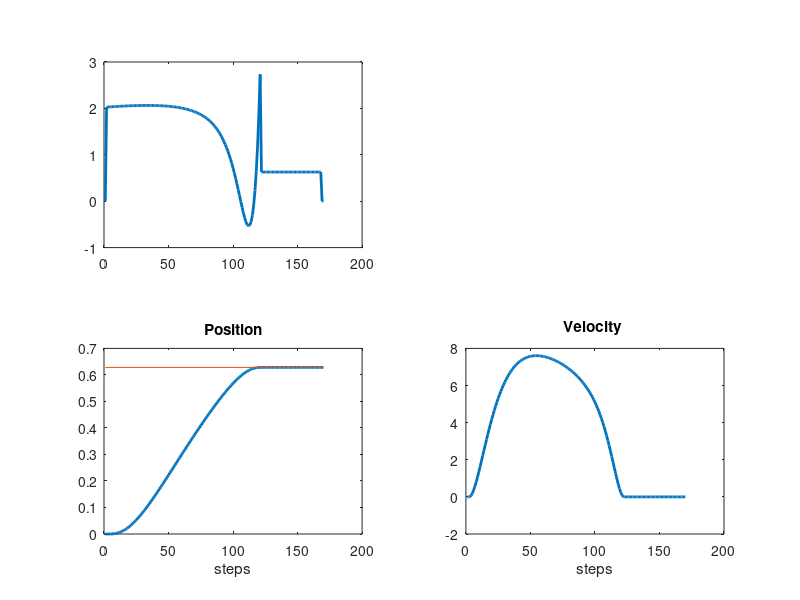

MATLAB code to generate this figure:
function hw23_jlee629()

%% Initializing Parameters

A = [1 0.001 0;-0.34 0.92 0.34; 0 0 0.9];
b = [0;0;0.1];
s = [1;0;0];
% dt = 1e-3;

p = 120;
k = 50;
kappa = 0.00006;

g = pi/5;
x0 = [0;0;0];

Z1 = zeros(p+k-1,p+k-1);
for n = 1:p+k-1
    Z1(n,n) = 2*(kappa^2)*s.'*(A^(p-n))*(b*b.')*(A^(p-n)).'*s;
end

Z2 = zeros(p+k-1,k);
for n = 1:p+k-1
    for i = 1:k
        Z2(n,i) = s.'*(A^(p+i-1-n))*b;
        if (p+i-1-n)<0
            Z2(n,i) = 0;
        end
    end
end

Z3 = zeros(k,p+k-1);
for n = 1:p+k-1
    for i = 1:k
        Z3(i,n) = s.'*(A^(p+i-1-n))*b;
        if (p+i-1-n)<0
            Z3(i,n) = 0;
        end
    end
end

Z4 = zeros(k,k);

Z = [Z1 Z2;Z3 Z4];

%% computing optimal motor commmand U
c=1e-13; %regularization factor.
Z = Z+c*eye(length(Z)); %Regularizing Z to make it inversible

Y = zeros(1,p+k-1);
Y1 = zeros(1,k);

for i = 1:k
    Y1(1,i) = g-s.'*(A^(p+i))*x0; 
end

% for z1 = 1:219    
%     for z2 = 1:219
%         if Z(z1,z2)==0
%             Z(z1,z2) = 0.1;
%         end
%     end
% end
Y = [Y Y1].';

U = inv(Z)*Y;
U = [0; U];
X = zeros(3,p+k);
%% Computing the trajectory X 
noise = randn(length(U),1)*kappa^2;

for t = 1:p+k-1
    X(:,t+1) = A*X(:,t)+b*(U(t)+noise(t)*U(t)^2);
end

subplot(2,2,1)
plot(U(1:p+k),'Linewidth',2);
hold on
subplot(2,2,3)
plot(X(1,:),'Linewidth',2,'DisplayName','\kappa')
title('motor commands')
xlabel('steps')
hold on
subplot(2,2,3)
plot([1 p+k],[g g]);
hold on
title('Position')
xlabel('steps')
subplot(2,2,4)
plot(X(2,:),'Linewidth',2)
title('Velocity ')
xlabel('steps')
hold on

    
